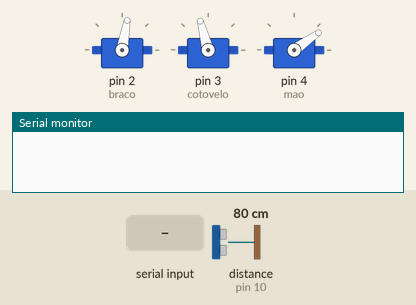
The sketch below on a simulated Arduino Uno, built with avr-gcc and run on an emulated ATmega328P. On the bench: 3 × servo, the last lines printed to the serial monitor. The test bench sets the inputs (shaded band); at power-on: distance to the obstacle (sensor on pin 10) 80 cm.

Above: at 1.2 s.
1.3 s: "M" received over Serial
At 2.5 s:
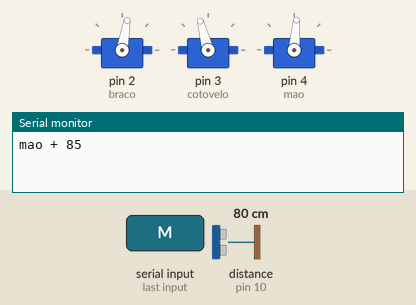
2.8 s: "B" received over Serial
At 3.8 s:
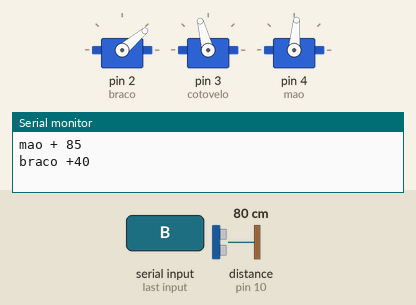
4.3 s: "b" received over Serial
At 4.9 s:
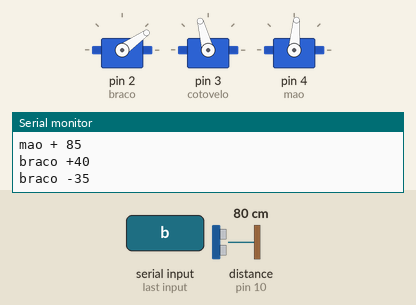
5.8 s: "m" received over Serial
At 7.0 s:
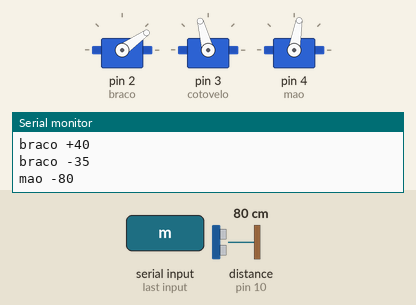
7.3 s: "m" received over Serial
At 8.4 s:
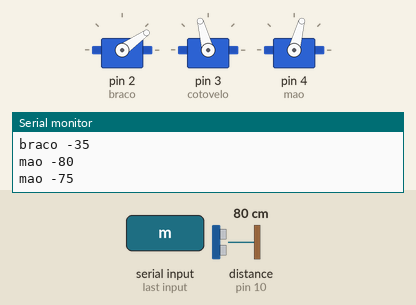
8.8 s: "B" received over Serial
At 9.5 s:
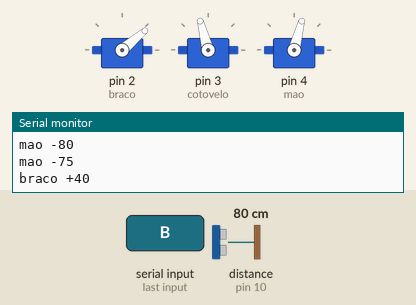
Timing chart, 0 to 11.3 s (numbered marks = the images above; inputs shaded):
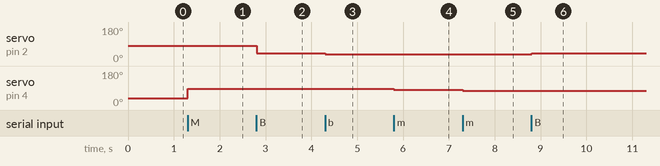

Measured:
- after the input at 1.3 s, servo on pin 4 (mao): 35° → 85° at once
- after the input at 2.8 s, servo on pin 2 (braco): 80° → 40° at once
- after the input at 4.3 s, servo on pin 2 (braco): 40° → 35° at once
- after the input at 5.8 s, servo on pin 4 (mao): 85° → 80° at once
- after the input at 7.3 s, servo on pin 4 (mao): 80° → 75° at once
- after the input at 8.8 s, servo on pin 2 (braco): 35° → 40° at once

The sketch:

garraaa.ino
```cpp
// bulir en


#include <Servo.h>
Servo braco;
Servo cotovelo;
Servo mao;
#include <NewPing.h>
#define ecco 10
#define trigger 11
NewPing sonar (trigger, ecco);
int x = 80;
int y = 105;
int z = 35;
char comando = 'm';
void setup()
{
  braco.attach(2);
  braco.write(x);
  cotovelo.attach(3);
  cotovelo.write(y);
  mao.attach(4);
  mao.write(z);
  Serial.begin(9600);
}

void loop()
{
  // apenas responde quando dados são recebidos:
  // quando tem algo disponivel
  if (Serial.available() > 0) {

    // lê do buffer o dado recebido:
    // le o que esta disponivel
    comando = Serial.read();


    if (comando == 'M') {
      Serial.print("mao + " );
      x = x + 5;
      mao.write(x);
      Serial.println(x);
    }


    if (comando == 'm') {
      Serial.print("mao -");
      x = x - 5;
      mao.write(x);
      Serial.println(x);
    }


    if (comando == 'C') {
      Serial.print("cotovelo + ");
      y = y + 5;
      cotovelo.write(y);
      Serial.println(y);
    }


    if (comando == 'c') {
      Serial.print("cotovelo -");
      y = y - 5;
      cotovelo.write(y);
      Serial.println(y);
    }


    if (comando == 'B') {
      Serial.print("braco +");
      z = z + 5;
      braco.write(z);
      Serial.println(z);
    }


    if (comando == 'b') {
      Serial.print("braco -");
      z = z - 5;
      braco.write(z);
      Serial.println(z);
    }
  }

  int dist = sonar.ping_cm();


}
```
